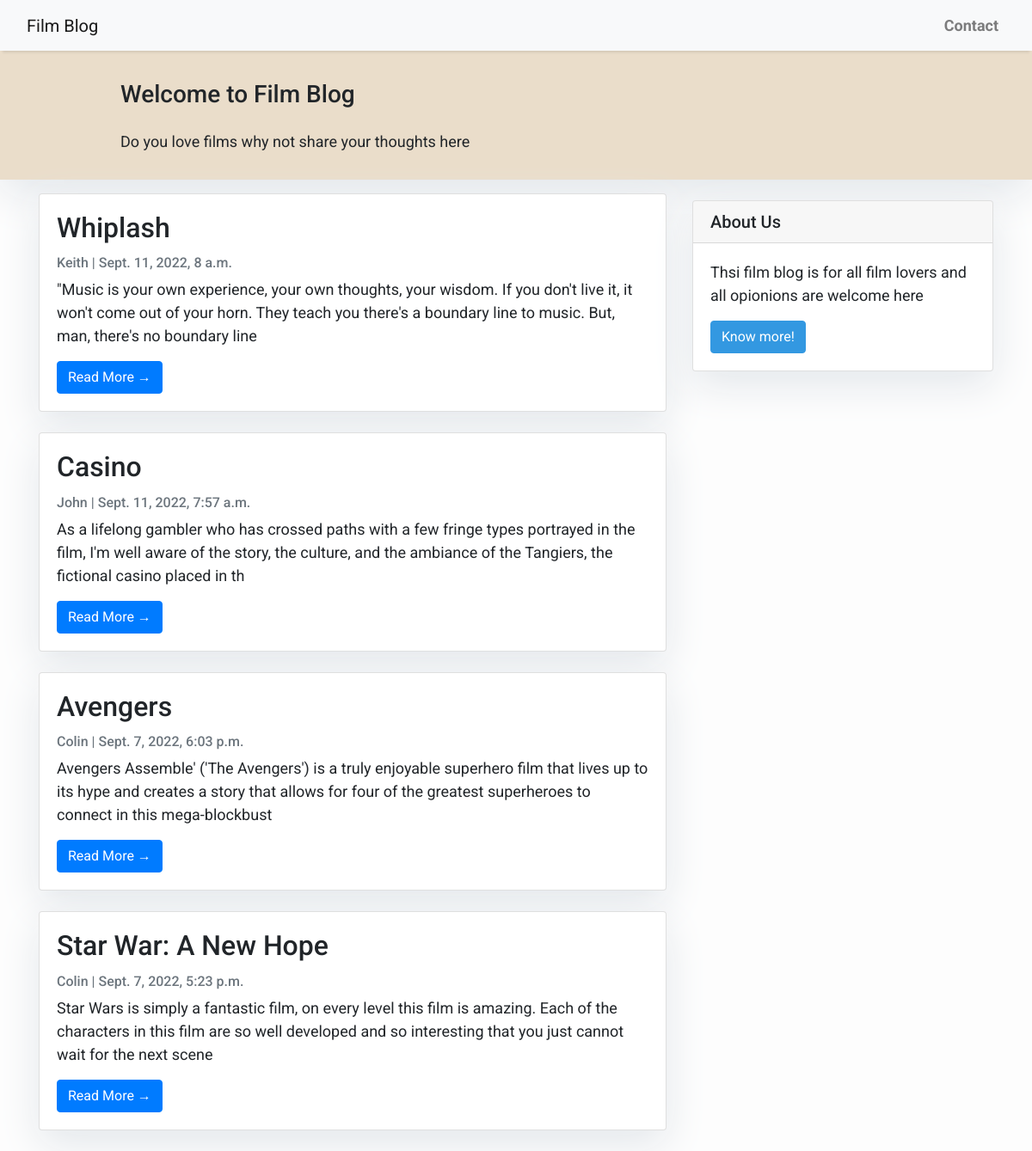
The page / on the database its author committed.
### blog/models.py (models this page shows, shortened)
class Post(models.Model):
    film_title = models.CharField(max_length=200, unique=True, null=True)
    slug = models.SlugField(max_length=200, unique=True, null=True)
    blogger = models.ForeignKey(User, on_delete=models.CASCADE, related_name='blog_posts', null=True)
    director = models.CharField(max_length=200, unique=True, null=True)
    actor = models.CharField(max_length=200, unique=True, null=True)
    updated_on = models.DateTimeField(auto_now=True, null=True)
    content = models.TextField()
    created_on = models.DateTimeField(auto_now_add=True, null=True)
    status = models.IntegerField(choices=STATUS, default=0)
    class Meta:
        ordering = ['-created_on']

### blog/views.py (the view)
# urls.py: path('', views.ListPost.as_view(), name='home'),
class ListPost(generic.ListView):
    queryset = Post.objects.filter(status=1).order_by('-created_on')
    template_name = 'index.html'

### blog/templates/index.html (shortened to what this page needs)
{% extends "base.html" %}
{% block content %}
<header class="masthead">
    <div class="container">
        <div class="row">
            <div class=" col-md-8 col-md-10 mx-auto">
                <div class="site-heading">
                    <h3 class=" site-heading my-4 mt-3 text-black"> Welcome to Film Blog </h3>
                    <p class="text-black">Do you love films why not share your thoughts here &nbsp
                    </p>
                </div>
            </div>
        </div>
    </div>
</header>
<div class="container">
    <div class="row">
        <div class="col-md-8 mt-3 left">
            {% for post in post_list %}
            <div class="card mb-4">
                <div class="card-body">
                    <h2 class="card-title">{{ post.film_title }}</h2>
                    <p class="card-text text-muted h6">{{ post.blogger }} | {{ post.created_on}} </p>
                    <p class="card-text">{{post.content|slice:":200" }}</p>
                    <a href="{% url 'details_post' post.slug  %}" class="btn btn-primary">Read More &rarr;</a>
                </div>
            </div>
            {% endfor %}
        </div>
        {% block about %} {% include 'about.html' %} {% endblock about %}
    </div>
</div>
{%endblock%}

### blog/templates/base.html (style rules this page uses)
body { font-family: "Roboto", sans-serif; font-size: 20px; background-color: #808080; }
.masthead { background: #EADDCA; height: auto; padding-bottom: 15px; box-shadow: 0 16px 48px #E3E7EB; padding-top: 10px; }

### blog/templates/index.html (style rules this page uses)
body { font-family: "Roboto", sans-serif; font-size: 18px; background-color: #fdfdfd; }
.card { box-shadow: 0 16px 48px #A9A9A9; }

### blog/templates/about.html (style rules this page uses)
.card { box-shadow: 0 16px 48px #E3E7EB; }

### rows shown on the page
Post: film_title "Whiplash", blogger "Keith", created_on "Sept. 11, 2022, 8 a.m.", content "\"Music is your own experience, your own thoughts, your wisdom. If you don't live it, it won't come out of your horn. They teach you there's a boundary line to music. But, man, there's no boundary line"
Post: film_title "Casino", blogger "John", created_on "Sept. 11, 2022, 7:57 a.m.", content "As a lifelong gambler who has crossed paths with a few fringe types portrayed in the film, I'm well aware of the story, the culture, and the ambiance of the Tangiers, the fictional casino placed in th"
Post: film_title "Avengers", blogger "Colin", created_on "Sept. 7, 2022, 6:03 p.m.", content "Avengers Assemble' ('The Avengers') is a truly enjoyable superhero film that lives up to its hype and creates a story that allows for four of the greatest superheroes to connect in this mega-blockbust"
Post: film_title "Star War: A New Hope", blogger "Colin", created_on "Sept. 7, 2022, 5:23 p.m.", content "Star Wars is simply a fantastic film, on every level this film is amazing. Each of the characters in this film are so well developed and so interesting that you just cannot wait for the next scene"
